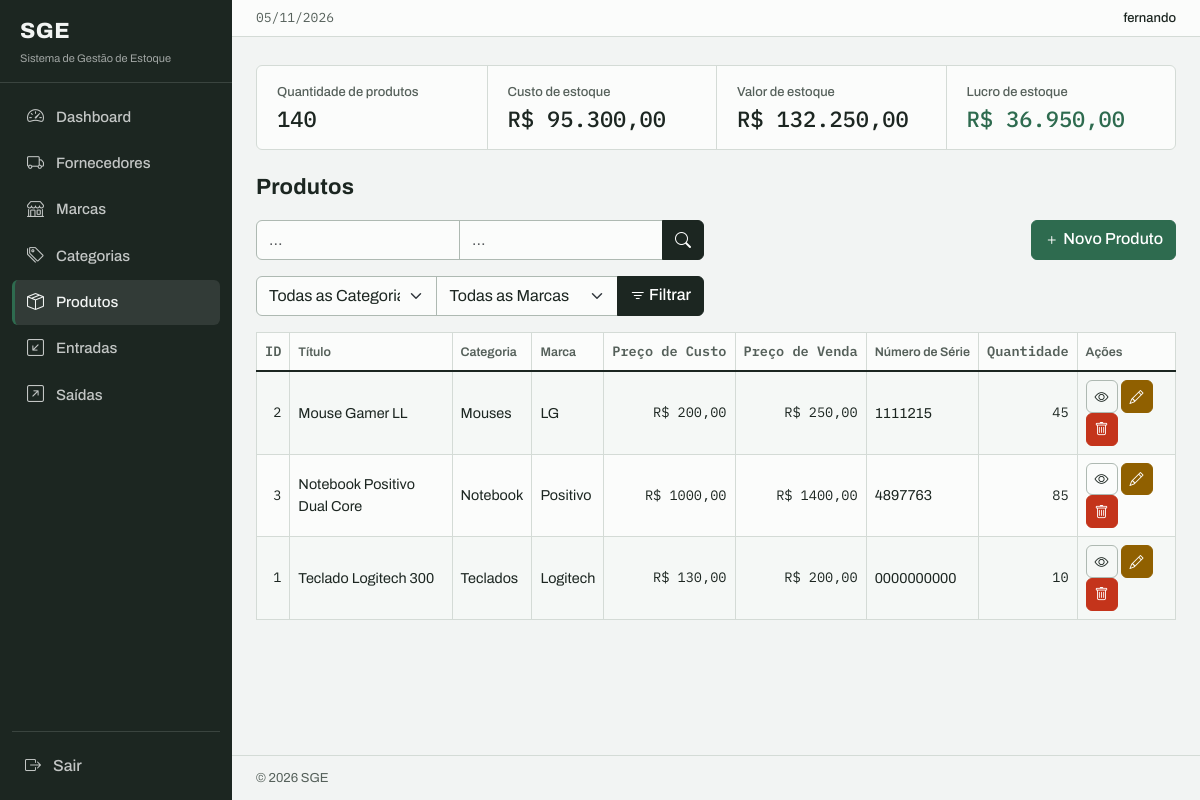
Page /products/list/ (signed in) on the earlier database version.
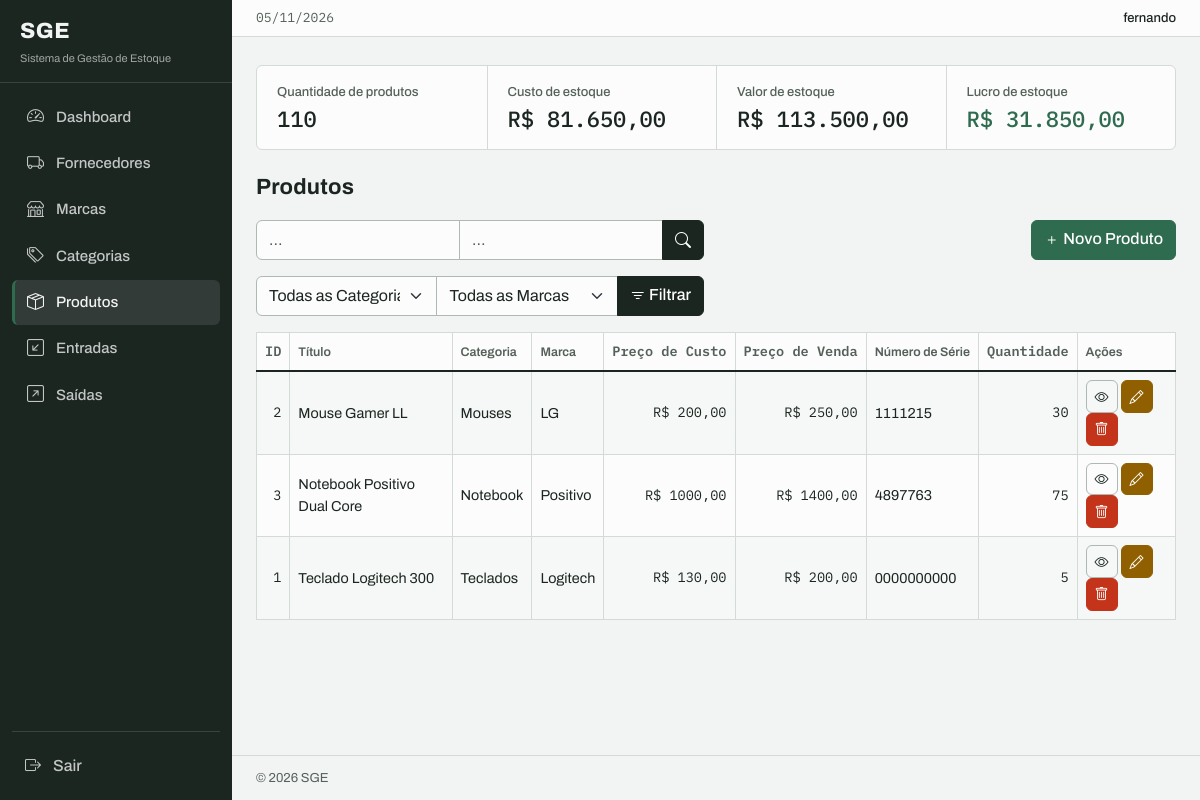
Same page on the later database version.
### products/models.py (models this page shows, shortened)
class Product(models.Model):
    title = models.CharField(max_length=500)
    category = models.ForeignKey(
        Category, on_delete=models.PROTECT, related_name="products"
    )
    brand = models.ForeignKey(Brand, on_delete=models.PROTECT, related_name="products")
    description = models.TextField(null=True, blank=True)
    serie_number = models.CharField(max_length=200, null=True, blank=True)
    cost_price = models.DecimalField(max_digits=20, decimal_places=2)
    selling_price = models.DecimalField(max_digits=20, decimal_places=2)
    quantity = models.IntegerField(default=0)
    created_at = models.DateTimeField(auto_now_add=True)
    updated_at = models.DateTimeField(auto_now=True)
    class Meta:
        ordering = ["title"]

### categories/models.py (models this page shows)
class Category(models.Model):
    name = models.CharField(max_length=500)
    description = models.TextField(null=True, blank=True)
    created_at = models.DateTimeField(auto_now_add=True)
    updated_at = models.DateTimeField(auto_now=True)
    class Meta:
        ordering = ["name"]
    def __str__(self):
        return self.name

### brands/models.py (models this page shows)
class Brand(models.Model):
    name = models.CharField(max_length=500)
    description = models.TextField(null=True, blank=True)
    created_at = models.DateTimeField(auto_now_add=True)
    updated_at = models.DateTimeField(auto_now=True)
    class Meta:
        ordering = ["name"]
    def __str__(self):
        return self.name

### products/views.py (the view)
# urls.py: path("products/list/", views.ProductListView.as_view(), name="product_list"),
class ProductListView(LoginRequiredMixin, PermissionRequiredMixin, ListView):
    model = models.Product
    template_name = "product_list.html"
    context_object_name = "products"
    paginate_by = 10
    permission_required = "products.view_product"
    def get_queryset(self):
        queryset = super().get_queryset()
        title = self.request.GET.get("title")
        serie_number = self.request.GET.get("serie_number")
        category = self.request.GET.get("category")
        brand = self.request.GET.get("brand")
        if title:
            queryset = queryset.filter(title__icontains=title)
        if serie_number:
            queryset = queryset.filter(serie_number__icontains=serie_number)
        if category:
            queryset = queryset.filter(category_id=category)
        if brand:
            queryset = queryset.filter(brand__id=brand)
        return queryset
    def get_context_data(self, **kwargs):
        context = super().get_context_data(**kwargs)
        context["product_metrics"] = metrics.get_product_metrics()
        context["categories"] = Category.objects.all()
        context["brands"] = Brand.objects.all()
        return context

### app/context_processors.py (called while the page is built)
def static_versions(request):
    try:
        version = int(_CSS.stat().st_mtime)
    except OSError:
        version = 1
    return {"sge_css_v": version}

### app/metrics.py (called while the page is built)
def get_product_metrics():
    products = Product.objects.all()
    total_cost_price = sum(
        product.cost_price * product.quantity for product in products
    )
    total_selling_price = sum(
        product.selling_price * product.quantity for product in products
    )
    total_quantity = sum(product.quantity for product in products)
    total_profit = total_selling_price - total_cost_price
    return dict(
        total_cost_price=number_format(
            total_cost_price, decimal_pos=2, force_grouping=True
        ),
        total_selling_price=number_format(
            total_selling_price, decimal_pos=2, force_grouping=True
        ),
        total_quantity=total_quantity,
        total_profit=number_format(total_profit, decimal_pos=2, force_grouping=True),
    )

### products/templates/product_list.html (shortened to what the changed rows need)
{% extends 'base.html' %}
{% block content %}
{% if perms.products.view_product and perms.inflows.view_inflow%}
    {% include 'components/_product_metrics.html' %}
{% endif %}
<h1 class="sge-page-title">Produtos</h1>
<div class="table-responsive">
    <table class="table table-striped table-bordered">
        <thead>
            <tr>
                <th class="num" scope="col">ID</th>
                <th scope="col">Título</th>
                <th scope="col">Categoria</th>
                <th scope="col">Marca</th>
                <th class="num" scope="col">Preço de Custo</th>
                <th class="num" scope="col">Preço de Venda</th>
                <th scope="col">Número de Série</th>
                <th class="num" scope="col">Quantidade</th>
                <th scope="col">Ações</th>
            </tr>
        </thead>
        <tbody>
            {% for product in products %}
            <tr>
                <td class="num">{{ product.id }}</td>
                <td>{{ product.title }}</td>
                <td>{{ product.category }}</td>
                <td>{{ product.brand }}</td>
                <td class="num">R$ {{ product.cost_price }}</td>
                <td class="num">R$ {{ product.selling_price }}</td>
                <td>{{ product.serie_number }}</td>
                <td class="num">{{ product.quantity }}</td>
                <td>
                    <a href="{% url 'product_detail' product.id %}" class="btn btn-info btn-sm" aria-label="Ver detalhes de {{ product.title }}">
                        <i class="bi bi-eye" aria-hidden="true"></i>
                    </a>
                    {% if perms.products.change_product %}
                    <a href="{% url 'product_update' product.id %}" class="btn btn-warning btn-sm" aria-label="Editar {{ product.title }}">
                        <i class="bi bi-pencil" aria-hidden="true"></i>
                    </a>
                    {% endif %}
                    {% if perms.products.delete_product %}
                    <a href="{% url 'product_delete' product.id %}" class="btn btn-danger btn-sm" aria-label="Excluir {{ product.title }}">
                        <i class="bi bi-trash" aria-hidden="true"></i>
                    </a>
                    {% endif %}
                </td>
            </tr>
            {% empty %}
            <tr><td colspan="9" class="text-center py-4 text-secondary">Nenhum registro para mostrar.</td></tr>
        {% endfor %}
        </tbody>
    </table>
</div>
{% endblock %}

Differences in the rows shown:
changed Product "Mouse Gamer LL": quantity "45" → "30"
changed Product "Notebook Positivo Dual Core": quantity "85" → "75"
changed Product "Teclado Logitech 300": quantity "10" → "5"
Other differences:
{{ product_metrics.total_quantity }}: "140" → "110"
{{ product_metrics.total_cost_price }}: "95.300,00" → "81.650,00"
{{ product_metrics.total_selling_price }}: "132.250,00" → "113.500,00"
{{ product_metrics.total_profit }}: "36.950,00" → "31.850,00"
